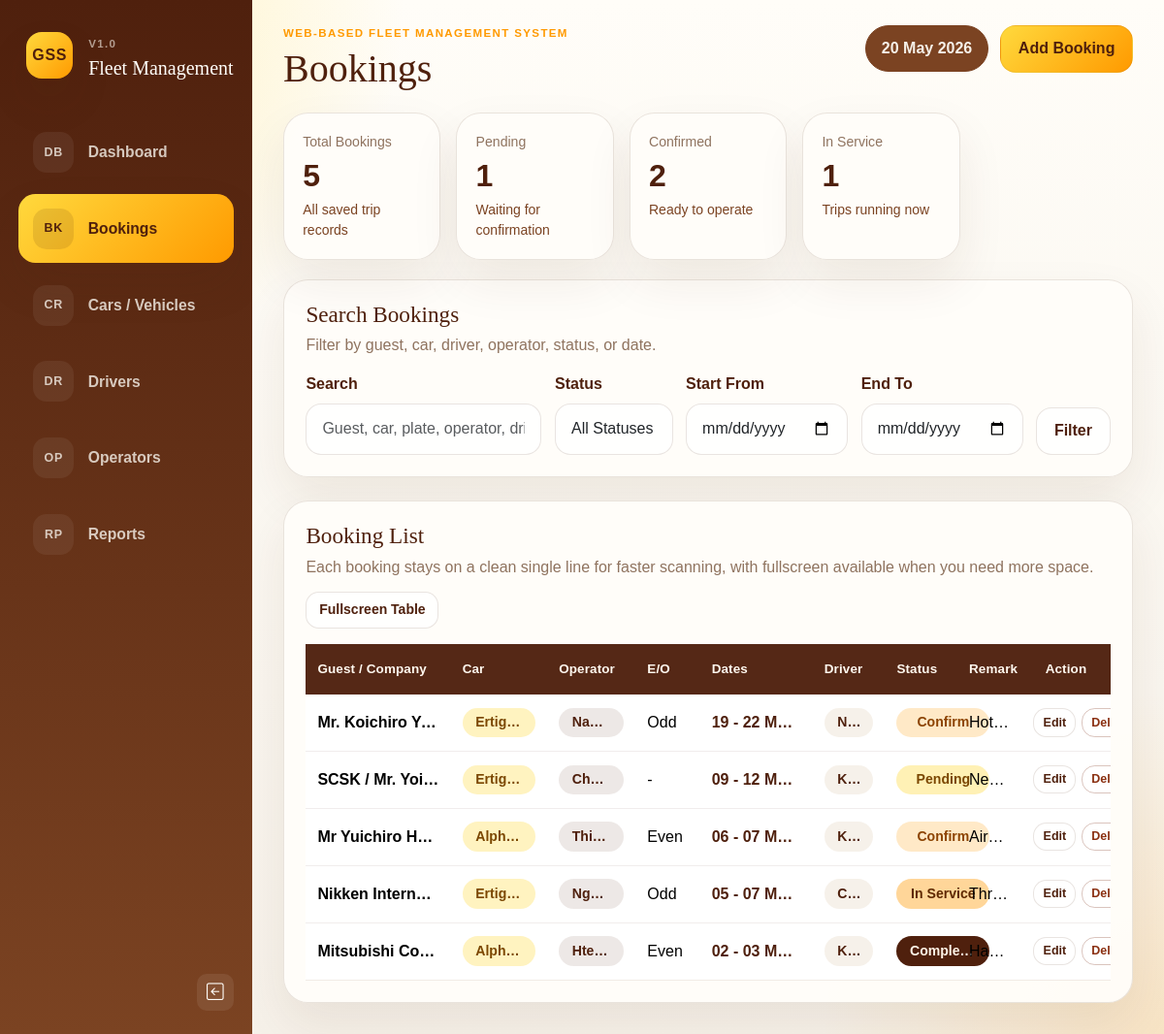
The page /bookings.php on the database its author committed.
### tables this page shows
CREATE TABLE bookings (

    id INT UNSIGNED AUTO_INCREMENT PRIMARY KEY,

    guest_company_name VARCHAR(255) NOT NULL,

    car_id INT UNSIGNED NULL,

    custom_car_name VARCHAR(255) NULL,

    driver_id INT UNSIGNED NULL,

    custom_driver_name VARCHAR(255) NULL,

    operator_id INT UNSIGNED NULL,

    operator_name VARCHAR(150) NOT NULL,

    even_odd ENUM('Even', 'Odd') NULL,

    start_date DATE NOT NULL,

    end_date DATE NOT NULL,

    status ENUM(
        'Pending',
        'Confirm',
        'In Service',
        'Completed',
        'Cancelled'
    ) NOT NULL DEFAULT 'Pending',

    remark TEXT NULL,

    created_at TIMESTAMP DEFAULT CURRENT_TIMESTAMP,

    updated_at TIMESTAMP DEFAULT CURRENT_TIMESTAMP
    ON UPDATE CURRENT_TIMESTAMP,



    CONSTRAINT fk_bookings_car
    FOREIGN KEY (car_id)
    REFERENCES cars(id)
    ON UPDATE CASCADE
    ON DELETE SET NULL,



    CONSTRAINT fk_bookings_driver
    FOREIGN KEY (driver_id)
    REFERENCES drivers(id)
    ON UPDATE CASCADE
    ON DELETE SET NULL,



    CONSTRAINT fk_bookings_operator
    FOREIGN KEY (operator_id)
    REFERENCES operators(id)
    ON UPDATE CASCADE
    ON DELETE SET NULL

);

CREATE TABLE cars (

    id INT UNSIGNED AUTO_INCREMENT PRIMARY KEY,

    car_type VARCHAR(100) NOT NULL,

    plate_no VARCHAR(50) NOT NULL UNIQUE,

    model_name VARCHAR(100) NOT NULL,

    seat_capacity TINYINT UNSIGNED NOT NULL DEFAULT 4,

    availability_status ENUM(
        'Available',
        'Assigned',
        'Maintenance',
        'Inactive'
    ) NOT NULL DEFAULT 'Available',

    note TEXT NULL,

    created_at TIMESTAMP DEFAULT CURRENT_TIMESTAMP,

    updated_at TIMESTAMP DEFAULT CURRENT_TIMESTAMP
    ON UPDATE CURRENT_TIMESTAMP

);

CREATE TABLE operators (

    id INT UNSIGNED AUTO_INCREMENT PRIMARY KEY,

    full_name VARCHAR(150) NOT NULL UNIQUE,

    phone_number VARCHAR(30) NULL,

    operator_status ENUM(
        'Active',
        'Inactive'
    ) NOT NULL DEFAULT 'Active',

    note TEXT NULL,

    created_at TIMESTAMP DEFAULT CURRENT_TIMESTAMP,

    updated_at TIMESTAMP DEFAULT CURRENT_TIMESTAMP
    ON UPDATE CURRENT_TIMESTAMP

);

### includes/helpers.php (called while the page is built, shortened)
<?php
function e(?string $value): string
{
    return htmlspecialchars((string) $value, ENT_QUOTES, 'UTF-8');
}
function format_compact_date_range(?string $startDate, ?string $endDate): string
{
    $startTimestamp = $startDate !== null && $startDate !== '' ? strtotime($startDate) : false;
    $endTimestamp = $endDate !== null && $endDate !== '' ? strtotime($endDate) : false;
    if (date('Y-m', $startTimestamp) === date('Y-m', $endTimestamp)) {
        return date('d', $startTimestamp) . ' - ' . date('d M Y', $endTimestamp);
    }
    return date('d M Y', $startTimestamp) . ' - ' . date('d M Y', $endTimestamp);
}
function status_badge_class(string $status): string
{
    return match (strtolower($status)) {
        'confirm' => 'status-confirm',
        'in service' => 'status-service',
        'completed' => 'status-completed',
        'cancelled' => 'status-cancelled',
        default => 'status-pending',
    };
}
function booking_car_display(array $booking): string
{
    $customCarName = trim((string) ($booking['custom_car_name'] ?? ''));
    $parts = array_values(array_filter([
        trim((string) ($booking['car_type'] ?? '')),
        trim((string) ($booking['plate_no'] ?? '')),
    ], static fn (?string $value): bool => $value !== null && $value !== ''));
    return $parts === [] ? '-' : implode(' | ', $parts);
}
function booking_driver_display(array $booking): string
{
    $customDriverName = trim((string) ($booking['custom_driver_name'] ?? ''));
    $driverName = trim((string) ($booking['driver_name'] ?? ''));
    return $driverName !== '' ? $driverName : '-';
}
function booking_operator_display(array $booking): string
{
    $operatorName = trim((string) ($booking['operator_full_name'] ?? $booking['operator_name'] ?? ''));
    return $operatorName !== '' ? $operatorName : '-';
}

### bookings.php (the view, shortened to what this page needs)
<?php
require_once __DIR__ . '/includes/bootstrap.php';
$pageActions = '<a class="btn btn-accent" href="create.php">Add Booking</a>';
$filters = [
    'search' => trim((string) ($_GET['search'] ?? '')),
    'status' => trim((string) ($_GET['status'] ?? '')),
    'date_from' => trim((string) ($_GET['date_from'] ?? '')),
    'date_to' => trim((string) ($_GET['date_to'] ?? '')),
];
$bookings = [];
$stats = [
    'total' => 0,
    'pending' => 0,
    'confirmed' => 0,
    'in_service' => 0,
];
if ($db instanceof mysqli) {
    $sql = "SELECT
                b.id,
                b.guest_company_name,
                b.operator_id,
                b.operator_name,
                b.even_odd,
                b.custom_car_name,
                b.custom_driver_name,
                b.start_date,
                b.end_date,
                b.status,
                b.remark,
                c.car_type,
                c.plate_no,
                d.full_name AS driver_name,
                o.full_name AS operator_full_name
            FROM bookings AS b
            LEFT JOIN cars AS c ON c.id = b.car_id
            LEFT JOIN drivers AS d ON d.id = b.driver_id
            LEFT JOIN operators AS o ON o.id = b.operator_id";
    $sql .= ' ORDER BY b.start_date DESC, b.id DESC';
    $statement = $db->prepare($sql);
    if ($statement instanceof mysqli_stmt) {
        $statement->execute();
        $result = $statement->get_result();
        while ($row = $result->fetch_assoc()) {
            $bookings[] = $row;
        }
    }
    $statsResult = $db->query(
        "SELECT
            COUNT(*) AS total,
            SUM(status = 'Pending') AS pending,
            SUM(status = 'Confirm') AS confirmed,
            SUM(status = 'In Service') AS in_service
         FROM bookings"
    );
    if ($statsResult instanceof mysqli_result) {
        $stats = array_merge($stats, $statsResult->fetch_assoc() ?: []);
    }
}
require __DIR__ . '/includes/header.php';
?>
<section class="overview-grid">
    <div class="card-shell overview-card">
        <span>Total Bookings</span>
        <strong><?= e((string) ($stats['total'] ?? 0)) ?></strong>
        <small>All saved trip records</small>
    </div>
    <div class="card-shell overview-card">
        <span>Pending</span>
        <strong><?= e((string) ($stats['pending'] ?? 0)) ?></strong>
        <small>Waiting for confirmation</small>
    </div>
    <div class="card-shell overview-card">
        <span>Confirmed</span>
        <strong><?= e((string) ($stats['confirmed'] ?? 0)) ?></strong>
        <small>Ready to operate</small>
    </div>
    <div class="card-shell overview-card">
        <span>In Service</span>
        <strong><?= e((string) ($stats['in_service'] ?? 0)) ?></strong>
        <small>Trips running now</small>
    </div>
</section>
<section class="card-shell section-card mb-4">
    <div class="section-title">
        <div>
            <h2>Search Bookings</h2>
            <p>Filter by guest, car, driver, operator, status, or date.</p>
        </div>
    </div>
    <form method="get" class="filter-grid">
        <div>
            <label for="search" class="form-label">Search</label>
            <input type="text" class="form-control" id="search" name="search" value="<?= e($filters['search']) ?>" placeholder="Guest, car, plate, operator, driver">
        </div>
        <div>
            <label for="status" class="form-label">Status</label>
            <select class="form-select" id="status" name="status">
                <option value="">All Statuses</option>
            </select>
        </div>
        <div>
            <label for="date_from" class="form-label">Start From</label>
            <input type="date" class="form-control" id="date_from" name="date_from" value="<?= e($filters['date_from']) ?>">
        </div>
        <div>
            <label for="date_to" class="form-label">End To</label>
            <input type="date" class="form-control" id="date_to" name="date_to" value="<?= e($filters['date_to']) ?>">
        </div>
        <div class="d-grid align-self-end">
            <button type="submit" class="btn btn-shell">Filter</button>
        </div>
    </form>
</section>
<section class="card-shell section-card">
    <div class="section-title">
        <div>
            <h2>Booking List</h2>
            <p>Each booking stays on a clean single line for faster scanning, with fullscreen available when you need more space.</p>
        </div>
        <button type="button" class="btn btn-shell btn-sm" data-fullscreen-target="bookingsTablePanel">Fullscreen Table</button>
    </div>
    <div class="table-panel" id="bookingsTablePanel">
        <div class="table-responsive table-full-content">
            <table class="table data-table booking-list-table">
            <thead>
                <tr>
                    <th>Guest / Company</th>
                    <th>Car</th>
                    <th>Operator</th>
                    <th>E/O</th>
                    <th>Dates</th>
                    <th>Driver</th>
                    <th>Status</th>
                    <th>Remark</th>
                    <th class="text-center">Action</th>
                </tr>
            </thead>
            <tbody>
                <?php if ($bookings === []): ?>
                    <tr>
                        <td colspan="9" class="text-center py-5 text-muted-soft">No bookings found.</td>
                    </tr>
                <?php else: ?>
                    <?php foreach ($bookings as $booking): ?>
                        <?php
                        $guestName = $booking['guest_company_name'];
                        $carDisplay = booking_car_display($booking);
                        $operatorDisplay = booking_operator_display($booking);
                        $driverDisplay = booking_driver_display($booking);
                        $dateRange = format_compact_date_range($booking['start_date'], $booking['end_date']);
                        $remarkText = $booking['remark'] ?: '-';
                        ?>
                        <tr>
                            <td title="<?= e($guestName) ?>">
                                <span class="booking-row-text fw-semibold"><?= e($guestName) ?></span>
                            </td>
                            <td>
                                <span class="table-pill car-pill" title="<?= e($carDisplay) ?>"><?= e($carDisplay) ?></span>
                            </td>
                            <td>
                                <span class="table-pill operator-pill" title="<?= e($operatorDisplay) ?>"><?= e($operatorDisplay) ?></span>
                            </td>
                            <td title="<?= e($booking['even_odd'] ?: '-') ?>">
                                <span class="booking-row-text"><?= e($booking['even_odd'] ?: '-') ?></span>
                            </td>
                            <td title="<?= e($dateRange) ?>">
                                <span class="booking-date-range"><?= e($dateRange) ?></span>
                            </td>
                            <td>
                                <span class="table-pill driver-pill" title="<?= e($driverDisplay) ?>"><?= e($driverDisplay) ?></span>
                            </td>
                            <td>
                                <span class="status-pill <?= e(status_badge_class($booking['status'])) ?>" title="<?= e($booking['status']) ?>"><?= e($booking['status']) ?></span>
                            </td>
                            <td class="remark-cell" title="<?= e($remarkText) ?>">
                                <span class="booking-row-text"><?= e($remarkText) ?></span>
                            </td>
                            <td class="text-center">
                                <div class="table-actions">
                                    <a class="btn btn-sm btn-shell" href="edit.php?id=<?= e((string) $booking['id']) ?>">Edit</a>
                                    <form method="post" action="delete.php?id=<?= e((string) $booking['id']) ?>" onsubmit="return confirm('Delete this booking?');">
                                        <button type="submit" class="btn btn-sm btn-outline-danger">Delete</button>
                                    </form>
                                </div>
                            </td>
                        </tr>
                    <?php endforeach; ?>
                <?php endif; ?>
            </tbody>
        </table>
        </div>
    </div>
</section>
<?php require __DIR__ . '/includes/footer.php'; ?>

### assets/css/sidebar.css (style rules this page uses)
html, body { overflow-x: hidden; }

### rows shown on the page
bookings: guest_company_name "Mr. Koichiro Y…", car.plate_no "Ertig…", operator.full_name "Na…", even_odd "Odd", dateRange "19 - 22 M…", status "Confirm", remark "Hot…"
bookings: guest_company_name "SCSK / Mr. Yoi…", car.plate_no "Ertig…", operator.full_name "Ch…", even_odd "-", dateRange "09 - 12 M…", status "Pending", remark "Ne…"
bookings: guest_company_name "Mr Yuichiro H…", car.plate_no "Alph…", operator.full_name "Thi…", even_odd "Even", dateRange "06 - 07 M…", status "Confirm", remark "Air…"
bookings: guest_company_name "Nikken Intern…", car.plate_no "Ertig…", operator.full_name "Ng…", even_odd "Odd", dateRange "05 - 07 M…", status "In Service", remark "Thr…"
bookings: guest_company_name "Mitsubishi Co…", car.plate_no "Alph…", operator.full_name "Hte…", even_odd "Even", dateRange "02 - 03 M…", status "Comple…", remark "Ha…"

### other values the page prints
$item['icon'] "DB"
$item['label'] "Dashboard"
$item['icon'] "BK"
$item['label'] "Bookings"
$item['icon'] "CR"
$item['label'] "Cars / Vehicles"
$item['icon'] "DR"
$item['label'] "Drivers"
$item['icon'] "OP"
$item['label'] "Operators"
$item['icon'] "RP"
$item['label'] "Reports"
$pageTitle "Bookings"
$stats['total'] "5"
$stats['pending'] "1"
